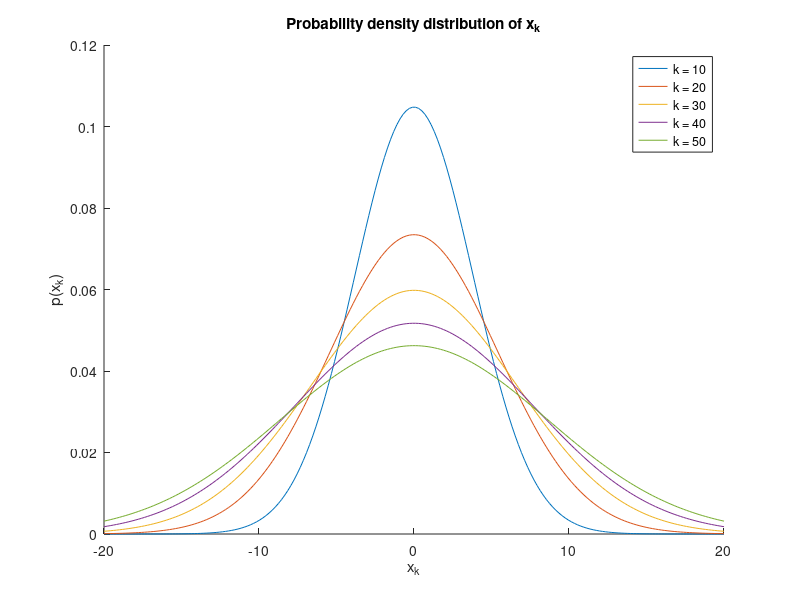

Source code (MATLAB):
clc;clear
Q = 1.5;
R = 2.5;
T = 50;

A = 1;
H = 1;
P = zeros(T,1);
K = zeros(T,1);
S = zeros(T,1);
v = zeros(T,1);
x = zeros(T,1);
x(1) = 0;
P(1) = 1; % initial value

figure(1);hold on
xc = linspace(-20,20,200);

for i = 2:T
    x(i) = A*x(i-1);
    P(i) = A*P(i-1)*A + Q;
    if mod(i,10) == 0
        px = normpdf(xc,x(i),sqrt(P(i)));
        plot(xc,px);
    end
end

xlabel('x_k');ylabel('p(x_k)');
title('Probability density distribution of x_k')
legend('k = 10','k = 20','k = 30','k = 40','k = 50')

